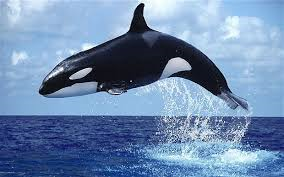
#> input picture learn_opencv/img/whale.png, 284 x 177 px, found by its file name; the run also reads 1 picture not shown here
$ python otsu_l_3_contours_3.0.py   (older library calls are emulated)
#> lines starting #> are read from the running program, lines starting #| are printed output that depends on the picture; after the words box and inside, x2 and y2 are one past the last pixel; in counts of white or black regions, pixels touching at a corner belong together
'''
版本更新内容：
1.0：   根据Otsu原理 自己写代码 实现Otsu算法（写有大量注释）
1.2：   将自己实现的Otsu算法 封装在myotsu方法中,并且删除大量注释和多于代码
2.0:    对比开闭运算处理的结果，选取开运算消除噪声点
3.0：   用学过的方法实现提取分割区域的轮廓（写有大量注释）
3.2：   删除了大量注释，保留了最精简的代码
3.contours.1:   单独 写一个计算contours的算法
3.contours.2:   单独 写一个计算contours的算法,优化边界问题
3.contours2.0： 代码部分优化 精简+注释(写有大量注释 并包含试错代码)
3.contours2.9： 封装my_contours，并 精简注释删除大部分无用代码
3.contours3.0： 准备提取的轮廓彩色化---在my_contours中添加代码获取每个轮廓点的X【。。。】Y【。。。】坐标列表  range从0开始技术的；要重新调for循环
'''

import cv2
from matplotlib import pyplot as plt
import numpy as np
from PIL import Image, ImageStat
# from __future__ import division
import __future__

def cv_show(img,name):
    cv2.imshow(name,img)
    cv2.waitKey()
    cv2.destroyAllWindows()

def myotsu(imge):
    #? ↓my_otsu算法部分
    rows,cols=np.shape(imge)#!统计出行数列数
    n0=0#前景像素个数
    n=rows*cols#总像素数
    n1=n-n0#后景像素格式

    #? 二维数组求和
    s=sum(map(sum,imge))#图片总像素值
    u=s/n#图片平均像素值

    mythreshold=0
    my_g=0#存放方差最终结果
    my_th=0#存放阈值最终结果

    #? ↓ for循环部分：求前后景平均像素值 等参数，并计算出最佳阈值
    for i in range(256):

        np.where(imge<mythreshold)#返回坐标，二维图像返回两个数组 一个数组包含x坐标，另一个数组包含y坐标
        n0=np.where(imge<=mythreshold)[0].shape[0]#前景像素点个数    [<=]
        n1=np.where(imge>mythreshold)[0].shape[0]#后景像素点个数     [>]
        '''
        where[0]包含符合条件的所有x坐标，where[1]是y坐标，【0】【1】元素个数一样
        shape永远是[0] ，只有一个值 保存在shape[0] 保存的是复合条件的点的个数
        '''
        if(n0==0 or n1==0): #‘分母’为0的话 直接跳出for，不然最后会得到nan值
            mythreshold +=1
            continue

        w0 = n0/n#前景所占比例
        w1 = n1/n#后景所占比例

        re0, thr0 = cv2.threshold(imge, mythreshold, 255, cv2.THRESH_TOZERO_INV)#前景图片
        #! THRESH_TOZERO_INV  像素值大于阈值时，设置为0，否则不改变
        s0=sum(map(sum,thr0))#前景图片总像素值
        u0=s0/n0#前景图片平均像素值

        re1, thr1 = cv2.threshold(imge, mythreshold, 255, cv2.THRESH_TOZERO)#后景图片
        #! THRESH_TOZERO 像素值大于阈值时，不变，否则取0
        s1=sum(map(sum,thr1))#背景图片总像素值
        u1=s1/n1#背景图片平均像素值

        g=w0*w1*(u0*u0-2*u0*u1+u1*u1)#综合计算 前景u0和背景u1的方差g，代码是g公式化简后的结果

        if g>my_g:
            my_g=g
            my_th=mythreshold

        mythreshold +=1
    print("最优阈值："+str(my_th))

    my_ret, my_th = cv2.threshold(img, my_th, 255, cv2.THRESH_BINARY)

    #? ↑my_otsu算法部分
    return my_ret,my_th

def my_contours(img):
    imgx=img.copy()
    imgy=img.copy()

    m,n =imgx.shape
    # n = int(3)
    # j=int(3)
    #! 遍历行/列，遇见的第一个0保留，后面连续的0全部变成255，直到遇见255再把前一个变成255的0还原成0.
    for i in range(m):  #行
        # print(str(i)+"...\t...\t...\t")
        for j in range(n):  #列
            if(imgx[i][j]==0 and j!=n-1):      #? 开头少一条黑线。仅仅海洋地方少一条黑线
                # [4 lines of commented-out code are left out]
                while(imgx[i][j+1] == 0 and j+1!=n-1):
                    imgx[i][j+1] = 255
                    # print("\t\t-"+str(j))
                    j+=1
                if(j!=n-1):             #! 解决了，一句话搞定~~解决了 末尾双重黑问题
                    imgx[i][j] = 0  #?这里出问题，最后双重黑
                if(j+1==n-1 and imgx[i][j+1] == 0):
                    imgx[i][j] = 255    #! 改了三天bug 把第一根线改回来了 并且把 最后根线处理好了（还是最初的‘笨’方法）
                    break
                    # [9 lines of commented-out code are left out]

    m,n =imgy.shape
    for j in range(n):  #行
        # print(str(j)+"...\t...\t...\t")
        for i in range(m):  #列
            if(imgy[i][j]==0 and i!=m-1):     #! 天撸了 and i!=m-1 这个也要加上啊，倒是第二个白色 最后单独一个是黑色的情况呀！！！
                # print("\t:"+str(i))
                while(imgy[i+1][j] == 0 and i+1!=m-1):
                    imgy[i+1][j] = 255
                    # print("\t\t-"+str(i))
                    i+=1
                if(i!=m-1):
                    imgy[i][j] = 0
                if(i+1==m-1 and imgy[i+1][j] == 0):
                    imgy[i][j] = 255
                    break
    # [6 lines of commented-out code are left out]
    img_xy = imgx+imgy
    # cv_show(img_xy,'done_ing')
    # print(img_xy)

    #! ↓合并后的图像处理一下像素值 并保存contours的坐标列表
    m,n =img_xy.shape
    c_x = []    # 保存contours的x坐标
    c_y = []    # 保存contours的y坐标
    for j in range(n):  #行
        for i in range(m):  #列
            if(img_xy[i][j]==254):
                img_xy[i][j] = 255
            else:
                img_xy[i][j] =0
                c_x.append(i)
                c_y.append(j)
    # [4 lines of commented-out code are left out]

    return img_xy,imgx,imgy,c_x,c_y

#? Q1 打开一幅图片
img = cv2.imread('./img/whale.png', 0)
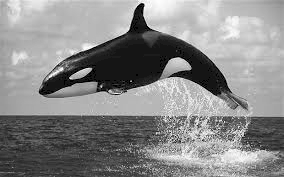
#> img: shape (177, 284); min 0, max 253, mean 136.3

#? Q2 自己写一个otsu算法 做阈值分割
# 我的otsu 阈值法
ret1, th1 = myotsu(img)
#> in myotsu, `s=sum(map(sum,imge))#图片总像素值`: s = 6851745
#> in myotsu, `u=s/n#图片平均像素值`: u = 136.3
#> the loop in myotsu, `for i in range(256): ` made 256 passes
#> (s0, u0, s1, u1, g, my_g) on passes 1, 22, 29, 35, 40, 44, 47, 51, 54, 57, 60, 62: (0, 0, 6851745, 137.7, 184, 184), (70875, 18.32, 6780870, 146.1, 1160.4, 1160.4), (101787, 20.47, 6749958, 149, 1472.8, 1472.8), (120215, 21.8, 6731530, 150.4, 1615.3, 1615.3), (133592, 22.81, 6718153, 151.3, 1698.8, 1698.8), (149975, 24.04, 6701770, 152.2, 1785.5, 1785.5), (171135, 25.55, 6680610, 153.3, 1885.7, 1885.7), (198785, 27.41, 6652960, 154.7, 1998.6, 1998.6), (232705, 29.49, 6619040, 156.2, 2124.5, 2124.5), (267929, 31.45, 6583816, 157.7, 2243.9, 2243.9), (306633, 33.42, 6545112, 159.3, 2363.9, 2363.9), (346344, 35.24, 6505401, 160.9, 2481.8, 2481.8)
#> (s0, u0, s1, u1, g) on passes 2 to 7: (0, 0, 6851745, 137.7, 184), (0, 0, 6851745, 137.7, 184), (0, 0, 6851745, 137.7, 184), (0, 0, 6851745, 137.7, 184), (0, 0, 6851745, 137.7, 184), (0, 0, 6851745, 137.7, 184)
#| 最优阈值：122
#> in myotsu, `my_ret, my_th = cv2.threshold(img, my_th, 255, cv2.THRESH_BINARY)`:
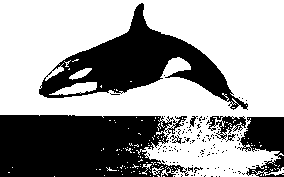
#> my_th: shape (177, 284); 61% white; 130 black regions (122 under 20 px), largest, box (x1, y1, x2, y2) and area: (0, 115, 189, 177) 9801, (39, 3, 248, 110) 7355, (237, 117, 284, 177) 1658
print("MyOtsu 得到的阈值：\t"+str(ret1))
#| MyOtsu 得到的阈值：	122.0
'''
ret1, th1 = cv2.threshold(img, 100, 255, cv2.THRESH_BINARY)
cv2.threshold (src, thresh, maxval, type)
cv2.threshold (源图片, 阈值, 填充色, 阈值类型)
'''

# Otsu阈值法
ret2, th2 = cv2.threshold(img, 0, 255, cv2.THRESH_BINARY + cv2.THRESH_OTSU)
'''
ret1, th1 = cv2.threshold(img, 100, 255, cv2.THRESH_BINARY)
cv2.threshold (src, thresh, maxval, type)
cv2.threshold (源图片, 阈值, 填充色, 阈值类型)
'''

images = [img, 0, th1, img, 0, th2]
titles = ['Original', 'Histogram', 'my_Otsu:'+str(ret1),
         'Original', 'Histogram', "Otsu's"+str(ret2),]

for i in range(2):
    # 绘制原图
    plt.subplot(2, 3, i * 3 + 1)
    plt.imshow(images[i * 3], 'gray')
    plt.title(titles[i * 3], fontsize=8)
    plt.xticks([]), plt.yticks([])

    # 绘制直方图plt.hist, ravel函数将数组降成一维
    plt.subplot(2, 3, i * 3 + 2)
    plt.hist(images[i * 3].ravel(), 256)
    plt.title(titles[i * 3 + 1], fontsize=8)
    plt.xticks([]), plt.yticks([])

    # 绘制阈值图
    plt.subplot(2, 3, i * 3 + 3)
    plt.imshow(images[i * 3 + 2], 'gray')
    plt.title(titles[i * 3 + 2], fontsize=8)
    plt.xticks([]), plt.yticks([])
plt.show()
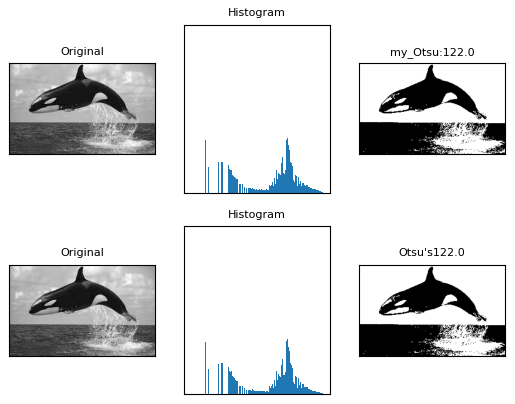
#> figure drawn by matplotlib, 6 panels


#? Q3 用形态学开/闭运算处理消除噪声点
#! 开运算与闭运算
kernel = np.ones((5,5),np.uint8)
o_img = th1.copy()# 开：先腐蚀，再膨胀
opening = cv2.morphologyEx(o_img, cv2.MORPH_OPEN, kernel)
#> opening: shape (177, 284); 55.9% white; 15 black regions (12 under 20 px), largest, box (x1, y1, x2, y2) and area: (0, 115, 284, 177) 14335, (39, 3, 248, 110) 7715, (198, 148, 217, 157) 65

c_img = th1.copy()# 闭：先膨胀，再腐蚀
closing = cv2.morphologyEx(c_img, cv2.MORPH_CLOSE, kernel)
#> closing: shape (177, 284); 66.6% white; 8 black regions (1 under 20 px), largest, box (x1, y1, x2, y2) and area: (0, 115, 158, 177) 8684, (39, 4, 230, 97) 6794, (246, 117, 284, 153) 1136

plt.figure()
plt.subplot(2,2,1)		# 将画板分为2行两列，本幅图位于第一个位置
plt.imshow(img,cmap="gray")
plt.subplot(2,2,2)		# 将画板分为2行两列，本幅图位于第二个位置
plt.imshow(th1,cmap="gray")
plt.subplot(2,2,3)		# 将画板分为2行两列，本幅图位于第3个位置
plt.imshow(opening,cmap="gray")
plt.subplot(2,2,4)		# 将画板分为2行两列，本幅图位于第3个位置
plt.imshow(closing,cmap="gray")
plt.show()


#? Q4 自己写计算物理轮廓的算法 来提取分割区域的轮廓
# img = cv2.imread('./img/whale_otsued.png',0)
img_xy,img_x,img_y,c_x,c_y=my_contours(opening)
#> after the loop in my_contours, `for i in range(m):`: imgx: shape (177, 284); 98.6% white; black in thin lines or dots
#> after the loop in my_contours, `for j in range(n):`: imgy: shape (177, 284); 97.1% white; black in thin lines or dots
#> after the loop in my_contours, `for j in range(n):`:
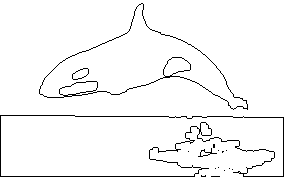
#> img_xy: shape (177, 284); 96.4% white; black in thin lines or dots

plt.figure()
plt.subplot(2,2,1)
plt.imshow(img_x,cmap="gray")
plt.axis('off')
plt.subplot(2,2,2)
plt.imshow(img_y,cmap="gray")
plt.axis('off')
plt.subplot(2,2,3)
plt.imshow(img_xy,cmap="gray")
plt.axis('off')
plt.subplot(2,2,4)
plt.imshow(cv2.imread('./img/whale_otsued.png',0),cmap="gray")
plt.axis('off')
plt.show()


#!  --方法对比---    用sobel算子 筛选轮廓
img = cv2.imread('./img/whale_otsued.png',0)    #分开计算再相加
sobelx = cv2.Sobel(img,cv2.CV_64F,1,0,ksize=1)
sobelx = cv2.convertScaleAbs(sobelx)    #取绝对值
#> sobelx: shape (177, 284); 2.2% white in thin lines or dots, all inside (x1, y1, x2, y2) = (38, 3, 275, 177)
# cv_show(sobelx,'sobelx')
sobely = cv2.Sobel(img,cv2.CV_64F,0,1,ksize=1)
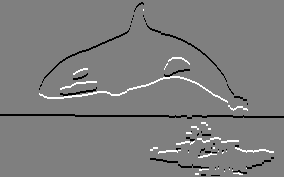
#> sobely: shape (177, 284) float64; min -255, max 255, mean -2.5; drawn with min black and max white
sobely = cv2.convertScaleAbs(sobely)
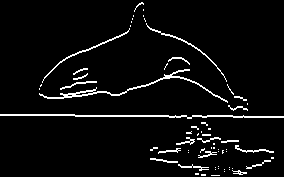
#> sobely: shape (177, 284); 4.8% white in thin lines or dots
# cv_show(sobely,'sobely')
# 分别计算x和y，再求和
sobelxy = cv2.addWeighted(sobelx,0.5,sobely,0.5,0)
# cv_show(sobelxy,'sobelxy')
#! 反色处理一下
sobelxy = cv2.bitwise_not(sobelxy)#反色

#?   --方法对比---    使用findcontours和drawcontours在白色画布上画出轮廓
img = cv2.imread('./img/whale_otsued.png',0)
contours,hierarchy = cv2.findContours(img, cv2.RETR_TREE, cv2.CHAIN_APPROX_NONE)
'''
cv2.findContours(img,mode,method)
mode:轮廓检索模式
RETR_EXTERNAL ：只检索最外面的轮廓；
RETR_LIST：检索所有的轮廓，并将其保存到一条链表当中；
RETR_CCOMP：检索所有的轮廓，并将他们组织为两层：顶层是各部分的外部边界，第二层是空洞的边界;
RETR_TREE：检索所有的轮廓，并重构嵌套轮廓的整个层次;        [最常用]
method:轮廓逼近方法
CHAIN_APPROX_NONE：以Freeman链码的方式输出轮廓，所有其他方法输出多边形（顶点的序列）。
CHAIN_APPROX_SIMPLE:压缩水平的、垂直的和斜的部分，也就是，函数只保留他们的终点部分。
'''
# draw_img = img.copy()
m,n=img.shape
#! 使用Numpy创建一张图片大小的白纸纸
img_255 = np.zeros((m,n,3), np.uint8)
#> img_255: shape (177, 284, 3); every value is 0
#! 使用白色填充图片区域,默认为黑色
img_255.fill(255)
#> img_255: shape (177, 284, 3); every value is 255

img_fd = cv2.drawContours(img_255, contours, -1, (0,0,0), 1)
#> img_fd: shape (177, 284, 3); 96% white; black in thin lines or dots
#! drawContours画轮廓，img原图，contours轮廓是啥，
#! -1 画第几个轮廓?-1是全都画，(0, 0, 255)（BGR），2 线条宽度
# cv_show(img_fd,'img_fd')

#? --方法对比---    完全使用现有类库处理
# 为了更高的准确率，使用二值图像。
img = cv2.imread('./img/whale.png') #! 第一步 读数据
#> img is the input picture: shape (177, 284, 3); mean B, G, R 174, 138.3, 110.8
gray = cv2.cvtColor(img, cv2.COLOR_BGR2GRAY)    #! 第二步 把数据转换成灰度图
ret, thresh = cv2.threshold(gray, 127, 255, cv2.THRESH_BINARY)  #! 第三步 把图像数据进行二值处理 （通过图像阈值 0 1）
#> thresh: shape (177, 284); 60% white; 127 black regions (121 under 20 px), largest, box (x1, y1, x2, y2) and area: (0, 115, 203, 177) 10013, (39, 3, 248, 111) 7446, (237, 117, 284, 177) 1767, (206, 116, 246, 142) 478, (170, 135, 182, 144) 46, (189, 116, 198, 128) 45
contours,hierarchy = cv2.findContours(thresh, cv2.RETR_TREE, cv2.CHAIN_APPROX_NONE)
'''
传入一个二值处理后的图像
RETR_TREE：检索所有的轮廓，并重构嵌套轮廓的整个层次
以Freeman链码的方式输出轮廓，所有其他方法输出多边形（顶点的序列）
#? binary, contours, hierarchy = cv2.findContours(thresh, cv2.RETR_TREE, cv2.CHAIN_APPROX_NONE)
#? ValueError: not enough values to unpack (expected 3, got 2)
#? 原因是用的是Opencv4.0，把返回值从三个改回两个了
第一个值binary就是刚才的二值图
#np.array(contours).shape
第二个值contours 保存的是轮廓信息，是list结构 需要用np.array转换一下
hierarchy是一个层级，结果保存在层级当中
返回值:
　　contours:一个列表，每一项都是一个轮廓， 不会存储轮廓所有的点，只存储能描述轮廓的点
　　hierarchy:一个ndarray, 元素数量和轮廓数量一样
'''
m,n=thresh.shape    #? 这里不能用 img.shape？？！！
img_255 = np.zeros((m,n,3), np.uint8)
img_255.fill(255)
img_fdo = cv2.drawContours(img_255, contours, -1, (0, 0, 0), 1) #! 绘制轮廓
#> img_fdo: shape (177, 284, 3); 92.7% white; black in thin lines or dots
'''
传入绘制图像，轮廓，轮廓索引，颜色模式，线条厚度
# 注意需要copy,要不原图会变。。。
drawContours画轮廓，draw_img原图，contours轮廓是啥，
-1 画第几个轮廓?-1是全都画，(0, 0, 255)（BGR），2 线条宽度
'''
# cv_show(img_fdo,'res')

plt.figure()
plt.subplot(2,3,1)
plt.imshow(cv2.imread('./img/whale.png',0),cmap="gray") #原图
plt.axis('off')
plt.subplot(2,3,2)
plt.imshow(cv2.imread('./img/whale_otsued.png',0),cmap="gray")  #自己写的otsu算法
plt.axis('off')
plt.subplot(2,3,3)
plt.imshow(img_xy,cmap="gray")  #自己写的轮廓算法
plt.axis('off')
plt.subplot(2,3,4)
plt.imshow(sobelxy,cmap="gray") #sobel算法
plt.axis('off')
plt.subplot(2,3,5)
plt.imshow(img_fd,cmap="gray")  #findcontours drawcontours
plt.axis('off')
plt.subplot(2,3,6)
plt.imshow(img_fdo,cmap="gray") #调用otsu 调用findcontours drawcontours
plt.axis('off')
plt.show()


#? Q5 提取到的轮廓 叠加在原图上进行显示
img = img_xy.copy()
# cv_show(img,'img')

'''
#! 获取 轮廓x[...],y[...]坐标 用 pyplot画图画出来
plt.figure()

sx,sy= img.shape
l =len(c_x)

x = c_x    # 保存contours的x坐标
y = c_y    # 保存contours的y坐标
for i in range(l):  #行
    plt.scatter(x[i],y[i]) #画点
plt.show()
'''

#! 把得到的轮廓图 线条 变成彩色
img_out= img
# img_out = (img+1)*255
# cv_show(img_out,'out')    #可以显示
img_out2 = np.concatenate([img_out[:,:,None],img_out[:,:,None],img_out[:,:,None]] , axis=2)
#> img_out2: shape (177, 284, 3); 96.4% white; black in thin lines or dots
print(img_out.shape)
#| (177, 284)
# cv_show(img_out,'out')    #可以显示

img_out3 = np.concatenate([255*np.ones_like(img_out[:,:,None]),img_out[:,:,None],img_out[:,:,None]] , axis=2)   #? ones_like查一下再写注释
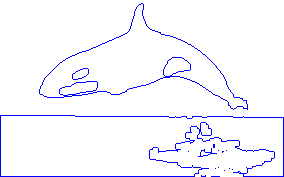
#> img_out3: shape (177, 284, 3); mean of channels 0, 1, 2 255, 245.9, 245.9; drawn as B, G, R
#cv_show(img_out,'out')
#? 不能显示，好像是通道的问题 不能用CV调用，只能用plt显示


plt.figure()
plt.subplot(1,3,1)
plt.imshow(img,cmap="gray") #传进来的轮廓图
plt.axis('off')
plt.subplot(1,3,2)
plt.imshow(img_out2,cmap="gray")  #单通道转换成 三通道
plt.axis('off')
plt.subplot(1,3,3)
plt.imshow(img_out3,cmap="gray")  #数学计算一下 拼出 红色通道
plt.axis('off')

plt.show()
